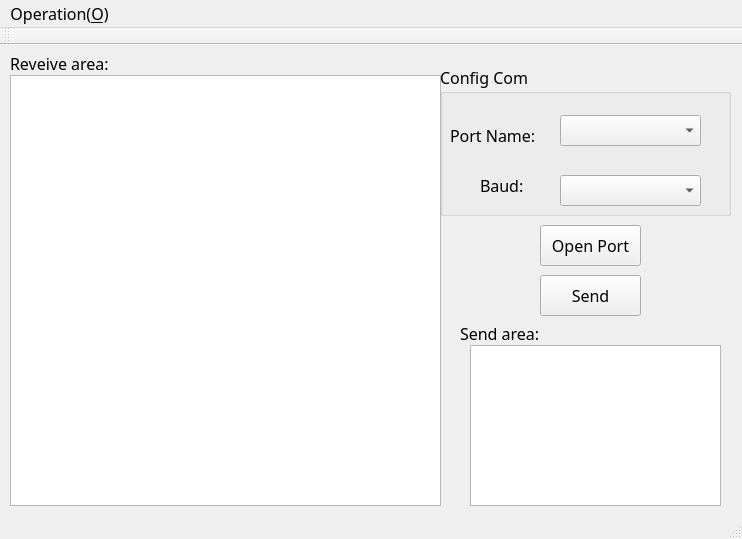
<?xml version="1.0" encoding="UTF-8"?>
<ui version="4.0">
 <class>MainWindow</class>
 <widget class="QMainWindow" name="MainWindow">
  <property name="geometry">
   <rect>
    <x>0</x>
    <y>0</y>
    <width>742</width>
    <height>539</height>
   </rect>
  </property>
  <property name="font">
   <font>
    <family>YaHei Consolas Hybrid</family>
    <pointsize>12</pointsize>
   </font>
  </property>
  <property name="windowTitle">
   <string>SerialPort</string>
  </property>
  <property name="windowIcon">
   <iconset resource="res.qrc">
    <normaloff>:/res/USB_48px_1138496_easyicon.net.png</normaloff>:/res/USB_48px_1138496_easyicon.net.png</iconset>
  </property>
  <widget class="QWidget" name="centralWidget">
   <widget class="QPushButton" name="Btn_OorC">
    <property name="geometry">
     <rect>
      <x>540</x>
      <y>180</y>
      <width>101</width>
      <height>41</height>
     </rect>
    </property>
    <property name="text">
     <string>Open Port</string>
    </property>
   </widget>
   <widget class="QGroupBox" name="groupBox">
    <property name="geometry">
     <rect>
      <x>440</x>
      <y>20</y>
      <width>291</width>
      <height>151</height>
     </rect>
    </property>
    <property name="title">
     <string>Config Com</string>
    </property>
    <widget class="QComboBox" name="combo_Baud">
     <property name="geometry">
      <rect>
       <x>120</x>
       <y>110</y>
       <width>141</width>
       <height>31</height>
      </rect>
     </property>
     <property name="font">
      <font>
       <family>YaHei Consolas Hybrid</family>
       <pointsize>12</pointsize>
       <weight>50</weight>
       <bold>false</bold>
      </font>
     </property>
    </widget>
    <widget class="QLabel" name="baud">
     <property name="geometry">
      <rect>
       <x>40</x>
       <y>110</y>
       <width>51</width>
       <height>20</height>
      </rect>
     </property>
     <property name="font">
      <font>
       <family>YaHei Consolas Hybrid</family>
       <pointsize>12</pointsize>
       <weight>50</weight>
       <bold>false</bold>
      </font>
     </property>
     <property name="text">
      <string>Baud:</string>
     </property>
    </widget>
    <widget class="QComboBox" name="combo_Port">
     <property name="geometry">
      <rect>
       <x>120</x>
       <y>50</y>
       <width>141</width>
       <height>31</height>
      </rect>
     </property>
     <property name="font">
      <font>
       <family>YaHei Consolas Hybrid</family>
       <pointsize>12</pointsize>
       <weight>50</weight>
       <bold>false</bold>
      </font>
     </property>
    </widget>
    <widget class="QLabel" name="protName">
     <property name="geometry">
      <rect>
       <x>10</x>
       <y>60</y>
       <width>101</width>
       <height>21</height>
      </rect>
     </property>
     <property name="font">
      <font>
       <family>YaHei Consolas Hybrid</family>
       <pointsize>12</pointsize>
       <weight>50</weight>
       <bold>false</bold>
      </font>
     </property>
     <property name="text">
      <string>Port Name:</string>
     </property>
    </widget>
   </widget>
   <widget class="QPushButton" name="pushButton">
    <property name="geometry">
     <rect>
      <x>540</x>
      <y>230</y>
      <width>101</width>
      <height>41</height>
     </rect>
    </property>
    <property name="text">
     <string>Send</string>
    </property>
   </widget>
   <widget class="QPlainTextEdit" name="Edt_Send">
    <property name="geometry">
     <rect>
      <x>470</x>
      <y>300</y>
      <width>251</width>
      <height>161</height>
     </rect>
    </property>
   </widget>
   <widget class="QTextEdit" name="Edt_Rev">
    <property name="geometry">
     <rect>
      <x>10</x>
      <y>30</y>
      <width>431</width>
      <height>431</height>
     </rect>
    </property>
   </widget>
   <widget class="QLabel" name="label">
    <property name="geometry">
     <rect>
      <x>10</x>
      <y>10</y>
      <width>151</width>
      <height>16</height>
     </rect>
    </property>
    <property name="text">
     <string>Reveive area:</string>
    </property>
   </widget>
   <widget class="QLabel" name="label_2">
    <property name="geometry">
     <rect>
      <x>460</x>
      <y>280</y>
      <width>151</width>
      <height>16</height>
     </rect>
    </property>
    <property name="text">
     <string>Send area:</string>
    </property>
   </widget>
  </widget>
  <widget class="QMenuBar" name="menuBar">
   <property name="geometry">
    <rect>
     <x>0</x>
     <y>0</y>
     <width>742</width>
     <height>30</height>
    </rect>
   </property>
   <widget class="QMenu" name="menuOperation_O">
    <property name="title">
     <string>Operation(&amp;O)</string>
    </property>
    <addaction name="actionScan_port_S"/>
   </widget>
   <addaction name="menuOperation_O"/>
  </widget>
  <widget class="QToolBar" name="mainToolBar">
   <attribute name="toolBarArea">
    <enum>TopToolBarArea</enum>
   </attribute>
   <attribute name="toolBarBreak">
    <bool>false</bool>
   </attribute>
  </widget>
  <widget class="QStatusBar" name="statusBar"/>
  <action name="actionScan_port_S">
   <property name="text">
    <string>Scan port (&amp;S)</string>
   </property>
  </action>
 </widget>
 <layoutdefault spacing="6" margin="11"/>
 <resources>
  <include location="res.qrc"/>
 </resources>
 <connections/>
</ui>
